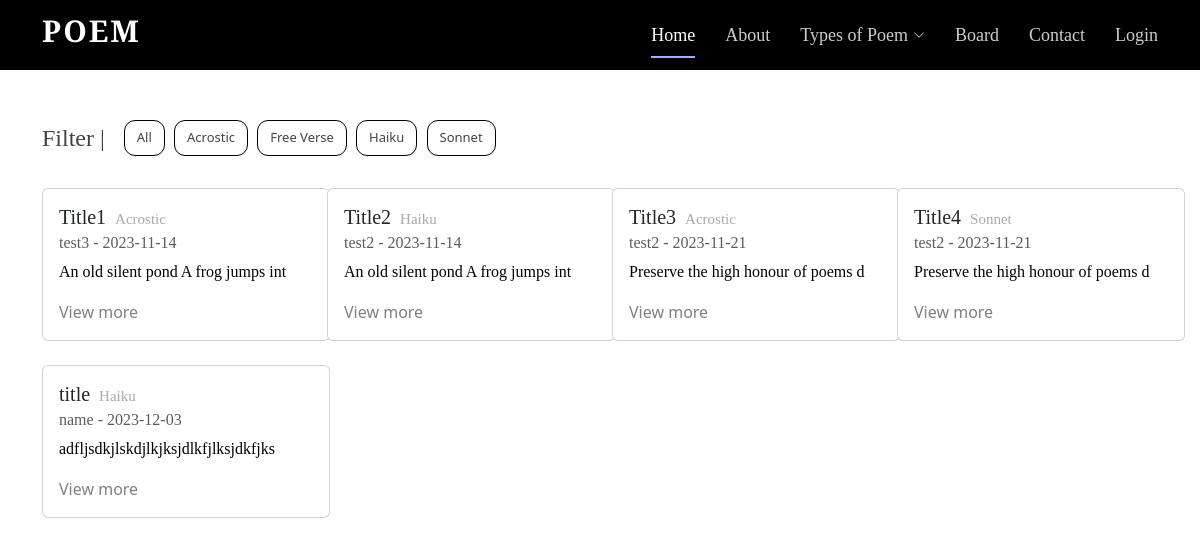
The app's page /board with its own data.
### tables this page shows
CREATE TABLE "Poem" (
	"username"	TEXT,
	"content"	TEXT,
	"date"	TEXT,
	"title"	TEXT,
	"type"	TEXT
);

### app.py (the view)
@app.route("/board", methods=['GET','POST'])
def board():
	if request.method == "POST":
		pass
	else:
		conn = sqlite3.connect("static/database.db")
		cursor = conn.cursor()
		cursor.execute("Select * from Poem") # execute => 명령 to db; * => bring all (rows & columns)
		rows = cursor.fetchall() # [row1, row2, row3, row4, ...] where row1 = ("serena", "poem...", "2023-12-05", "title", "type")
		usernames = []
		contents = []
		dates = []
		titles = []
		types = []
		for row in rows:
			usernames.append(row[0])
			contents.append(row[1])
			dates.append(row[2])
			titles.append(row[3])
			types.append(row[4].title())
		return render_template('board.html', usernames = usernames, contents = contents, dates = dates, titles = titles, types = types, num_poems = len(usernames))

### templates/board.html (shortened to what this page needs)
<!DOCTYPE html>
<html lang="en">
	<head>
	  <link href="../static/vendor/aos/aos.css" rel="stylesheet">
	  <link href="../static/vendor/bootstrap/css/bootstrap.min.css" rel="stylesheet">
	  <link href="../static/vendor/bootstrap-icons/bootstrap-icons.css" rel="stylesheet">
	  <link href="../static/vendor/boxicons/css/boxicons.min.css" rel="stylesheet">
	  <link href="../static/vendor/glightbox/css/glightbox.min.css" rel="stylesheet">
	  <link href="../static/vendor/swiper/swiper-bundle.min.css" rel="stylesheet">
	  <link href="../static/css/style.css" rel="stylesheet">
	</head>
	<body>
		<header id="header" class="fixed-top d-flex align-items-center">
		    <div class="container d-flex justify-content-between">
		      <div class="logo">
		        <h1><a href="{{url_for('index')}}">Poem</a></h1>
		      </div>
		      <nav id="navbar" class="navbar">
		        <ul>
		          <li><a class="nav-link scrollto active" href="#hero">Home</a></li>
		          <li><a class="nav-link scrollto" href="#about">About</a></li>
		          <li class="dropdown"><a href="#"><span>Types of Poem</span> <i class="bi bi-chevron-down"></i></a>
		          </li>
		          <li><a class="nav-link scrollto" href="{{url_for('board')}}">Board</a></li>
		          <li><a class="nav-link scrollto" href="#contact">Contact</a></li>
		          {% if isLogin %}
		            <li><a class="nav-link scrollto" href="{{url_for('logout')}}">Logout</a></li>
		          {% else %}
		            <li><a class="nav-link scrollto" href="{{url_for('login')}}">Login</a></li>
		          {% endif %}
		        </ul>
		      </nav>
		    </div>
  		</header>
  		<main>
  			<div class="container board-top">
  				<div class="row">
  					<div class="col-lg-12 d-flex">
  						<h4>Filter |</h4>
  						<ul class="poem-filter">
  							<li data-filter = "*">All</li>
  							<li data-filter = ".filter-Acrostic">Acrostic</li>
  							<li data-filter = ".filter-Free-Verse">Free Verse</li>
  							<li data-filter = ".filter-Haiku">Haiku</li>
  							<li data-filter = ".filter-Sonnet">Sonnet</li>
  						</ul>
  					</div>
  				</div>
  				<div class="row poem-container mt-3">
  					{% for i in range(num_poems) %}
  						{% if i < 4 %}
  							<div class="col-md-6 col-lg-3 poem-item filter-{{types[i]}}">
  						{% else %}
  							<div class="col-md-6 col-lg-3 poem-item filter-{{types[i]}} mt-4">
  						{% endif %}
  						<div class="card poem-card mx-auto" style="width: 18rem;">
							<div class="card-body">
							    <h5 class="card-title">{{titles[i]}} <span class="board-poemtype ms-1">{{types[i]}}</span></h5>
							    <h6 class="card-subtitle mb-2 text-muted">{{usernames[i]}} - {{dates[i][0:10]}}</h6>
							    <p class="card-text">{{contents[i][0:35]}}</p>
							    <a href="#" class="card-link">View more</a>
							</div>
						</div>
  					</div>
  					{% endfor %}
  				</div>
  			</div>
  		</main>
	</body>
</html>

### static/css/style.css (style rules this page uses)
body { color: #444444; }
a { color: #1bac91; text-decoration: none; }
h1, h2, h3, h4, h5, h6 { font-family: 'Cormorant Garamond', serif; }
#header { height: 70px; transition: all 0.5s; z-index: 997; background: #000; }
#header .logo h1 { font-size: 30px; margin: 0; padding: 6px 0; line-height: 1; font-weight: 700; letter-spacing: 2px; text-transform: uppercase; }
#header .logo h1 a, #header .logo h1 a:hover { color: #fff; text-decoration: none; }
.navbar { padding: 0; }
.navbar ul { margin: 0; padding: 0; display: flex; list-style: none; align-items: center; }
.navbar li { position: relative; }
.navbar>ul>li+li { margin-left: 30px; }
.navbar a, .navbar a:focus { display: flex; align-items: center; justify-content: space-between; padding: 12px 0; font-size: 18px; color: rgba(255, 255, 255, 0.8); font-family: 'Cormorant Garamond', serif; white-space: nowrap; transition: 0.3s; position: relative; }
.navbar a i, .navbar a:focus i { font-size: 12px; line-height: 0; margin-left: 5px; }
.navbar>ul>li>a:before { content: ""; position: absolute; width: 100%; height: 2px; bottom: 3px; left: 0; background-color: #A2AFF6; visibility: hidden; width: 0px; transition: all 0.3s ease-in-out 0s; }
.navbar a:hover:before, .navbar li:hover>a:before, .navbar .active:before { visibility: visible; width: 100%; }
.navbar a:hover, .navbar .active, .navbar .active:focus, .navbar li:hover>a { color: #fff; }
body p { color: black; font-family: 'Cormorant Garamond', serif; }
body a { color: gray; }
body { margin: 0; }
.board-top { margin-top: 120px; }
.board-poemtype { color: darkgray; font-size: 15px; }
.poem-filter { list-style: none; margin-left: -13px; }
.board-top h4 { margin-top: 3.5px; }
.poem-filter li { cursor: pointer; font-size: 13px; display: inline-block; border: 1px solid black; padding: 7px 12px 7px 12px; border-radius: 11px; margin-right: 5px; }

### records on screen
Poem: title "Title1", username "test3", date "2023-11-14", content "An old silent pond A frog jumps int"
Poem: title "Title2", username "test2", date "2023-11-14", content "An old silent pond A frog jumps int"
Poem: title "Title3", username "test2", date "2023-11-21", content "Preserve the high honour of poems d"
Poem: title "Title4", username "test2", date "2023-11-21", content "Preserve the high honour of poems d"
Poem: title "title", username "name", date "2023-12-03", content "adfljsdkjlskdjlkjksjdlkfjlksjdkfjks"

### other values on screen
{{ types[i] }} "Acrostic" "Haiku" "Acrostic" "Sonnet" "Haiku"
